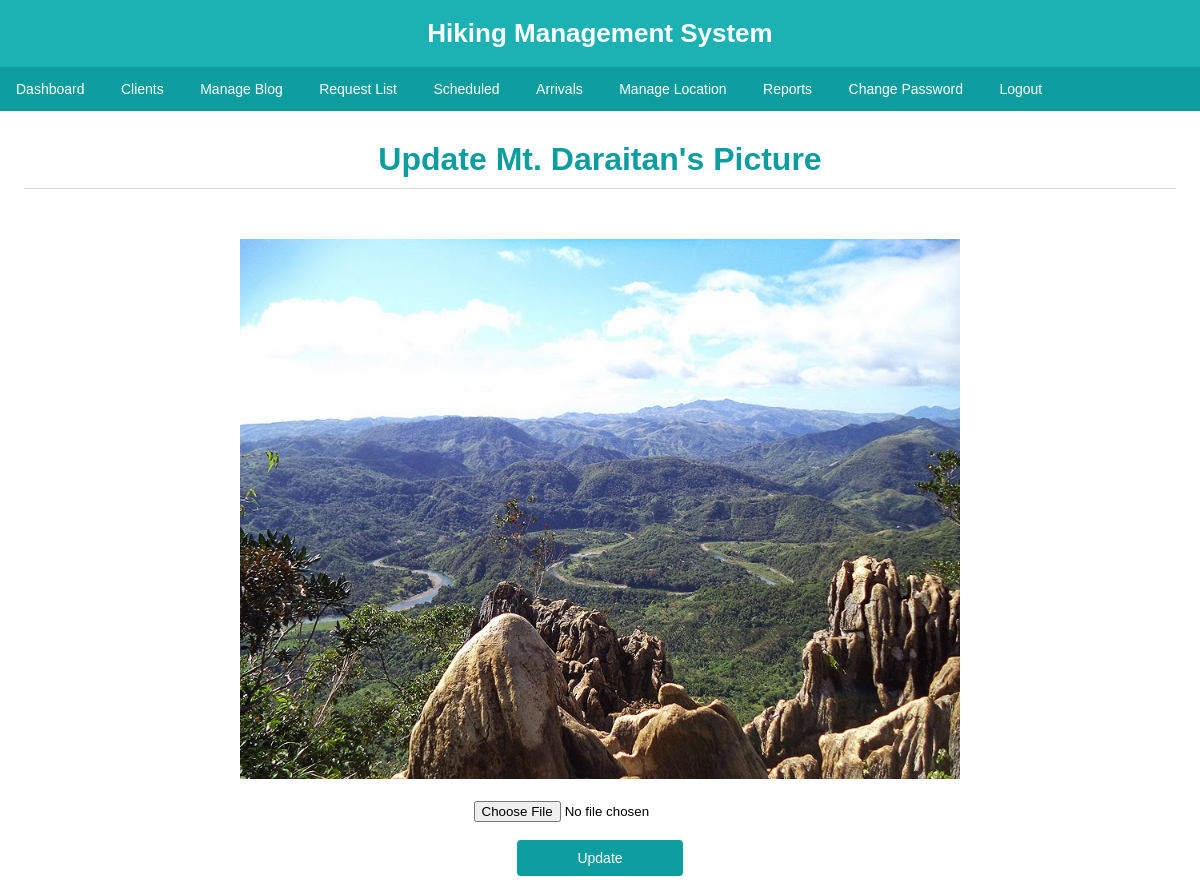
The app's page /picLoc.php?id=20 (signed in) with its own data.
### tables this page shows
CREATE TABLE IF NOT EXISTS `setspot` (
`id` int(10) NOT NULL,
  `mountain_name` varchar(50) NOT NULL,
  `address` varchar(100) NOT NULL,
  `level` int(10) NOT NULL,
  `altitude` float NOT NULL,
  `requirements` varchar(500) NOT NULL,
  `photo` blob NOT NULL,
  `description` varchar(2000) NOT NULL,
  `slot` int(100) NOT NULL,
  `map` text NOT NULL,
  `equipment` varchar(1000) NOT NULL,
  `direction` varchar(2000) NOT NULL
);

### picLoc.php (the view, shortened to what this page needs)
<?php
	include 'loggedheader.php';
	include 'connect.php';
	include 'loginchecker/adminMenu.php';
	$query = "SELECT * FROM setSpot WHERE `id` = " . $_GET['id'];
	$response = mysqli_query($con,$query);
	if($response){
		$row = mysqli_fetch_array($response);
			$id=$row['id'];
			$pic=$row['photo'];
			$name=$row['mountain_name'];
	}
?>
	<div id="locDiv">
		<form method="POST" action="picLoc.php" enctype="multipart/form-data">
			<center><input type="hidden" name="idNumber" class="inputFields" value="<?php echo $id;?>" required="">
			<h1>Update <?php echo $name; ?>'s Picture</h1><br><br>
			<img src="images/<?php echo $pic; ?>" max width="720"><br><br>
			<input type="file" name="fileToUpload" id="fileToUpload" required="" accept="image/x-png,image/gif,image/jpeg" /><br><br>
			<input type="submit" name="submit" value="Update" class="teal-buttons"></center>
		</form>
	</div>

### css/styles.css (style rules this page uses)
* { -webkit-font-smoothing: antialiased; font-family: 'Arial', sans-serif !important; margin: 0px; }
body { overflow-y: scroll; }
h1 { color: #0d9d9e; margin: 14px; border-bottom: 1px solid #d8d8d8; padding-bottom: 10px; margin-top: 20px; }
.teal-buttons { font-size: 14px; padding: 10px 60px; border-radius: 4px; background: #0d9d9e; color: #fff; border: none; width: auto; cursor: pointer; }
#locDiv { background-color: white; padding: 10px; }

### records on screen
setspot: mountain_name "Mt. Daraitan", photo (picture)
